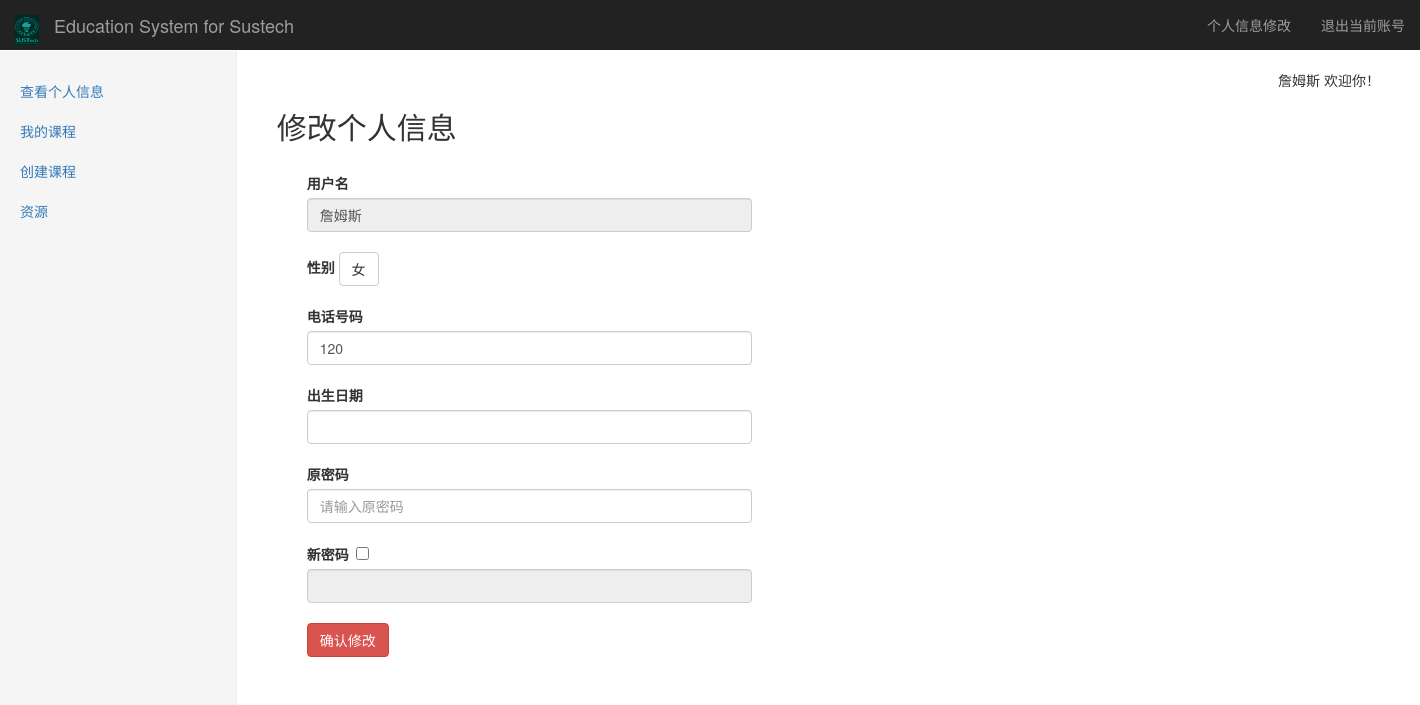
The page /myinformation/change (signed in) on the database its author committed.
### tables this page shows
CREATE TABLE "account" (
	`userid`	INTEGER NOT NULL PRIMARY KEY AUTOINCREMENT,
	`username`	string NOT NULL,
	`password`	string NOT NULL,
	`privilege`	int NOT NULL
);

CREATE TABLE "infor" (
	`userid`	int NOT NULL,
	`telephone`	string NOT NULL,
	`sex`	string NOT NULL,
	`born`	string NOT NULL
);

### Listener.py (the view, shortened to what this page needs)
@app.route(changeinformation_url, methods=['GET', 'POST'])
def changeinformation():
    Infor=SQL_Infor(get_db())   #获取infor方法集
    Account=SQL_Account(get_db())   #获取account方法集
    if not (session.get('login') and session.get('username') and session.get('privilege')):
        return redirect(url_for('logout'))
    username = session['username']
    p = session['privilege']
    sidebar = GetSideBar(GetBar(p))
    user = { "telephone": "",'sex': "无", 'born': "2000.1.1"}
    userinfor=Infor.GetInfor(username)  #获取用户信息
    if(len(userinfor)!=1):
        pass
    else:
        myinfor=userinfor[0]
        user['telephone']=myinfor[1]
        user['sex']=myinfor[2]
        user['born']=myinfor[3]
    return render_template("changeinformation.html",username=username,sidebar=sidebar,start=start,user=user,p=p)

### Config/Link_db.py (called while the page is built)
    def select(self,sql):
        try:
            self.__cursor.execute(sql)
            data = self.__cursor.fetchall()
            return data
        except:
            print("Error: unable to fecth data with sql query: "+sql)
            return False

    def close(self):
        if(self.__db!=None):
            self.__db.close()

### Listener.py (called while the page is built)
def get_db():   #使用flask的g对象，每次访问都会有个独立的g对象，保证线程的数据库操作的安全
    if not hasattr(g, 'db'):
        g.db = Link_db()
    return g.db

def GetBar(privilege):  #根据用户privilege返回不同的sidebar
    if(privilege==3):
        return adminbar
    elif(privilege==2):
        return teacherbar
    elif(privilege==1):
        return studentbar

### SQL_libarary/Func_lib.py (called while the page is built)
def GetSideBar(sidebar,activebar=None): #对sidebar进行整理并返回整理好的元组
    result=[]
    for key in sidebar:
        bar1={}
        bar1['name']=key
        bar1['href']=sidebar[key]
        if(activebar==key):
            bar1['active']='active'
        result.append(bar1)
    return result

### SQL_libarary/SQL_Infor.py (called while the page is built)
    def GetInfor(self, username):
            sql = " select username,telephone,sex,born from %s i join %s a on a.userid=i.userid " \
                  "where a.username='%s'" % (InforTable,AccountTable, username)
            data = self.__db.select(sql)
            if (data != False):
                return data
            else:
                return None

### templates/changeinformation.html (shortened to what this page needs)
{% extends "layout.html" %}
{% block body %}
<h2> 修改个人信息</h2>
<div class="container">
	<div class="col-sm-5">
	<label for="username">用户名</label>
	<input type=text id="username" name=username class="form-control" value="{{ username }}" readonly="readonly">
	<label for="ex" id="sexlabel">性别</label>
	<div class="btn-group">
		<button type="button" class="btn btn-default dropdown-toggle" data-toggle="dropdown" id="sex">{{ user.sex }}</button>
	</div>
	<label for="telephone">电话号码</label>
	<input type=text id="telephone" name=telephone class="form-control" value="{{ user.telephone }}">
	<label for="born">出生日期</label>
	<div class="input-append date form_datetime" id="datetimepicker1" data-date="" data-date-format="yyyy.mm.dd">
	<input class="form-control"  id="nowdate" type="text" value="" >
	</div>
	<label for="oldassword" id="oplabel">原密码</label>
	<input type=password id="oldpassword" name=oldpassword class="form-control" placeholder="请输入原密码" required>
	<label for="newpassword" >
	 新密码&nbsp <input type="checkbox" value="" id="checkbox1" >
	</label>
	<input type=password id="newpassword" name=newassword readonly='readonly'
	class="form-control" placeholder="">
	<button class="btn btn-danger" onclick="changeinformation();" >确认修改</button>
	 </div>
</div>
<link href="../static/css/bootstrap-datetimepicker.min.css" rel="stylesheet" />
{% endblock %}

### templates/layout.html (shortened to what this page needs)
<!DOCTYPE html>
<html lang="zh-CN">
  <head>
	<link href="../static/css/bootstrap.min.css" rel="stylesheet">
	<link href="../static/css/dashboard.css" rel="stylesheet">
	<link href="../static/css/upload.css" rel="stylesheet">
  </head>
  <body>
	    <nav class="navbar navbar-inverse navbar-fixed-top">
		  <div class="container-fluid">
			<div class="navbar-header">
			<a class="navbar-brand"><img id="search" src="../static/pic/sustech_black.png" width="24px" height="30px"></a>
			  <a class="navbar-brand" href="/introduction">Education System for Sustech</a>
			</div>
			<div id="navbar" class="navbar-collapse collapse">
			  <ul class="nav navbar-nav navbar-right">
				<li><a href="/myinformation/change">个人信息修改</a></li>
				<li><a href="/logout">退出当前账号</a></li>
			  </ul>
			</div>
		  </div>
		</nav>
		<div class="container-fluid">
		  <div class="row">
			<div class="col-sm-3 col-md-2 sidebar">
			  <ul class="nav nav-sidebar">
			  {% for bar in sidebar %}
				<li {% if bar.active=="active" %}class="active"{% endif %}>
					<a href="{{ bar.href }}">{{ bar.name }}</a>
				</li>
			  {% endfor %}
			  </ul>
			</div>
			<div class="col-sm-9 col-sm-offset-3 col-md-10 col-md-offset-2 main">
			<p class="text-right">{{ username }}  欢迎你！</p>
				{% block body %}{% endblock %}
			</div>
		  </div>
		</div>
  </body>
</html>

### static/css/dashboard.css (style rules this page uses)
body { padding-top: 50px; }
.navbar-fixed-top { border: 0; }
.sidebar { display: none; }
@media (min-width: 768px) { .sidebar { position: fixed; top: 51px; bottom: 0; left: 0; z-index: 1000; display: block; padding: 20px; overflow-x: hidden; overflow-y: auto; background-color: #f5f5f5; border-right: 1px solid #eee; } }
.nav-sidebar { margin-right: -21px; margin-bottom: 20px; margin-left: -20px; }
.nav-sidebar > li > a { padding-right: 20px; padding-left: 20px; }
.main { padding: 20px; }
@media (min-width: 768px) { .main { padding-right: 40px; padding-left: 40px; } }

### rows shown on the page
account: username "詹姆斯"
infor: sex "女", telephone "120"

### other values the page prints
{{ bar.name }} "查看个人信息" "我的课程" "创建课程" "资源"
